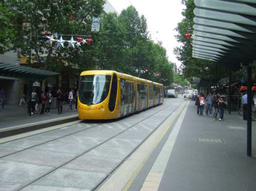
#> input picture week5_seam_carving/tram.png, 256 x 191 px, shrunk from 427 x 319 before the run
$ python P1_my.py
#> lines starting #> are read from the running program, lines starting #| are printed output that depends on the picture
import numpy as np
import cv2
from sklearn.preprocessing import scale
import matplotlib.pyplot as plt

'''I look up this energy-map-calculation algorithm from other anothur, because my implemention seems dosen't work'''
#=======================================================================================================#
# return difference of pixel with neighbors
def simpleEnergy(x0, x1, y0, y1):
    return sum(abs(x0-x1) + abs(y0-y1))

#returns 2-D numpy array with the same height and width as img Each energy[x][y] is an int specifying the energy of that pixel
# but the anothur didn't use theta = image.size()/20, he set theta as a content number : 2
def energyMap(img):
    x0 = np.roll(img, -1, axis=1).T
    x1 = np.roll(img, 1, axis=1).T
    y0 = np.roll(img, -1, axis=0).T
    y1 = np.roll(img, 1, axis=0).T
    return simpleEnergy(x0, x1, y0, y1).T

# reference : https://github.com/margaret/seam-carver/blob/master/energy_functions.py
#=======================================================================================================#


#when we got the energy map, we can calculate the path of the low energy, with dynamic-planning algorithm
#reference : https://www.youtube.com/watch?v=mPWVG6mCu80&t=636s
def dynamicPlanning(energy_map):
    S = np.zeros_like(energy_map)
    S[0,:] = energy_map[0,:]
    path = []
    for m in range(energy_map.shape[1]):
        path.append([])

    for i in range(1,energy_map.shape[0]):
        for j in range(0,energy_map.shape[1]):
            t = [float("inf") ,S[i-1,j],float("inf")]
            if j-1 >= 0:
                t[0] = S[i-1,j-1]
            if j+1 <= energy_map.shape[1]-1:
                t[2] = S[i-1,j+1]
            j_choosed = t.index(min(t)) + j-1
            path[j].append(j_choosed)
            S[i,j] = float(min(t))+float(energy_map[i,j])
    min_S_index = np.where(S[energy_map.shape[0]-1,:]==(min(S[energy_map.shape[0]-1,:])))
    pixel_pos = [(0,min_S_index[0][0])]

    for element in enumerate(path[min_S_index[0][0]]):
        pixel_pos.append((element[0]+1,element[1]))
    return pixel_pos

#for the place where we detected line, increase the energy value
def increaseEnergyValue(em,radius,position,value):
    for i in range(radius):
        if (position[0]+i < em.shape[0]-1) and (position[1]+i < em.shape[1]-1):
            em[position[0]+i,position[1]+i] += value
        if (position[0]+i < em.shape[0]-1) and (position[1]-i >= 0):
            em[position[0]+i,position[1]-i] += value
        if (position[0]-i >= 0) and (position[1]+i < em.shape[1]-1):
            em[position[0]-i,position[1]+i] += value
        if (position[0]-i >= 0) and (position[1]-i >= 0):
            em[position[0]-i,position[1]-i] += value

#when we find the path of the low energy, remove pixels in this path
def reducePixel(source_image,itreative_num,line_cut_set):
    t = source_image[:]
    intersection_flag = 0
    intersection_pos = []
    for i in range(itreative_num):
        if intersection_flag == 0:
            contrast_map = energyMap(t)
        if intersection_flag == 1:
            contrast_map = energyMap(t)
            for everypos in intersection_pos:   #对于每一个相交点
                increaseEnergyValue(contrast_map,5,everypos,50)
                intersection_flag = 0

        pixel_pos = dynamicPlanning(contrast_map)
        if set(pixel_pos)&set(line_cut_set) != {}:#有相交的情况
            intersection_flag = 1
            intersection_pos = list(set(pixel_pos)&set(line_cut_set))
            print(intersection_pos)
        for xy in pixel_pos:
            t[xy[0],xy[1]:-2,:] = t[xy[0],xy[1]+1:-1,:]
        t = t[:,0:-1,:]
        print(i)
    return t


#to find line using hough transformation
def findStraightLine(img):
    img = cv2.GaussianBlur(img,(3,3),0)
    edges = cv2.Canny(img, 50, 150, apertureSize = 3)
    minLineLength = 100
    maxLineGap = 10
    lines = cv2.HoughLinesP(edges,1,np.pi/180,80,minLineLength,maxLineGap)
    line_cut_set = []
    for startx,starty,endx,endy in lines[:,0,:]:
        line_cut_set.extend(calcuLine(startx,starty,endx,endy))
    return line_cut_set

#with hough transformation we can get the start and end point's coordinate
# but we should calculate all the points' coordinate in this line
def calcuLine(startx,starty,endx,endy):
    t = []
    xstep=1
    if startx > endx:
        xstep=-1
    for x in range(startx,endx,xstep):
        y=int((x-startx)*(endy-starty)/(endx-startx))+starty
        t.append((x,y))
    return t

#workflow of seam-carvering
if __name__ == '__main__':
    input_image_name = 'tram.png'
    source_image = (cv2.imread(input_image_name))
#> source_image is the input picture: shape (191, 256, 3); mean B, G, R 111.2, 116.2, 106.5
    line_cut_set = findStraightLine(source_image)
#> in findStraightLine, `edges = cv2.Canny(img, 50, 150, apertureSize = 3)`:
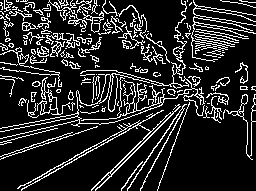
#> edges: shape (191, 256); 15.8% white in thin lines or dots
#> in findStraightLine, `lines = cv2.HoughLinesP(edges,1,np.pi/180,80,minLineLength,maxLineGap)`: lines = 21 rows, first 6: [99, 187, 173, 113], [91, 190, 140, 141], [23, 185, 55, 167], [158, 143, 173, 121], [73, 160, 96, 147], [45, 119, 64, 116]
#> the loop in findStraightLine, `for startx,starty,endx,endy in lines[:,0,:]:` made 21 passes
#> (startx, starty, endx, endy) on passes 1 to 12: (99, 187, 173, 113), (91, 190, 140, 141), (23, 185, 55, 167), (158, 143, 173, 121), (73, 160, 96, 147), (45, 119, 64, 116), (143, 111, 161, 105), (143, 182, 168, 137), (157, 190, 184, 115), (42, 123, 54, 121), (21, 189, 72, 161), (59, 124, 77, 120)
#> after the loop in findStraightLine, `for startx,starty,endx,endy in lines[:,0,:]:`: line_cut_set = 502 pairs, first value 0 to 183, second value 67 to 190

    contrast_map = energyMap(source_image)
#> in simpleEnergy, `return sum(abs(x0-x1) + abs(y0-y1))`:
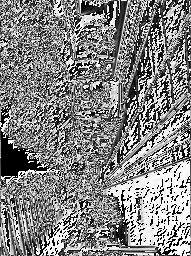
#> returned value: shape (256, 191); min 0, max 255, mean 132.3
#> in energyMap, `return simpleEnergy(x0, x1, y0, y1).T`:
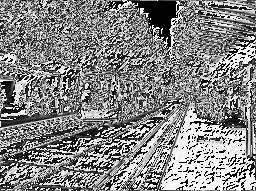
#> returned value: shape (191, 256); min 0, max 255, mean 132.3

    t = reducePixel(source_image,50,line_cut_set)
#> the loop in reducePixel, `for i in range(itreative_num):` made 50 passes
#> (min_S_index in dynamicPlanning, pixel_pos, intersection_pos) on passes 4, 14, 21, 23, 24, 29, 34, 36: (([124],), [(0, 124)], [(45, 123), (47, 123), (65, 123), (161, 125), (163, 123)]), (([190],), [(0, 190)], [(91, 190)]), (([177],), [(0, 177)], [(43, 177), (108, 178), (45, 176), (40, 176)]), (([179],), [(0, 179)], [(38, 180), (33, 180), (34, 179), (42, 178), (108, 178)]), (([175],), [(0, 175)], [(39, 176), (43, 174), (45, 176), (40, 176)]), (([189],), [(0, 189)], [(21, 189), (157, 190)]), (([180],), [(0, 180)], [(145, 179), (36, 181), (107, 179), (102, 179)]), (([67],), [(0, 67)], [(41, 68), (33, 67), (35, 67), (31, 67), (32, 67)])
#> (min_S_index in dynamicPlanning, pixel_pos) on passes 1, 2, 3, 5, 6, 7: (([18, 213],), [(0, 18)]), (([239],), [(0, 239)]), (([251],), [(0, 251)]), (([217],), [(0, 217)]), (([64, 93],), [(0, 64)]), (([64],), [(0, 64)])
#| []
#| []
#| []
#| [(45, 123), (47, 123), (65, 123), (161, 125), (163, 123)]
#| []
#| []
#| []
#| []
#> (further printed lines are left out)
#> pass 3, in reducePixel, `contrast_map = energyMap(t)`:
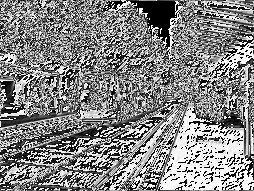
#> contrast_map: shape (191, 254); min 0, max 255, mean 132.3
#> after the loop in reducePixel, `for i in range(itreative_num):`:
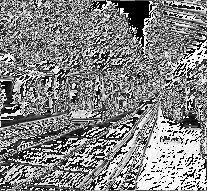
#> contrast_map: shape (191, 207); min 0, max 255, mean 131.8
#> after the loop in reducePixel, `for i in range(itreative_num):`:
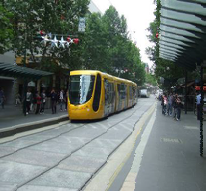
#> t: shape (191, 206, 3); mean B, G, R 110.9, 116, 106.4
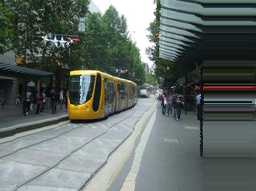
#> source_image: shape (191, 256, 3); mean B, G, R 101.5, 106, 96.9

    cv2.imshow('my_seam_carving_result',t)
    cv2.imwrite("my_seam_carving_result.jpg", t)
    cv2.waitKey(0)
